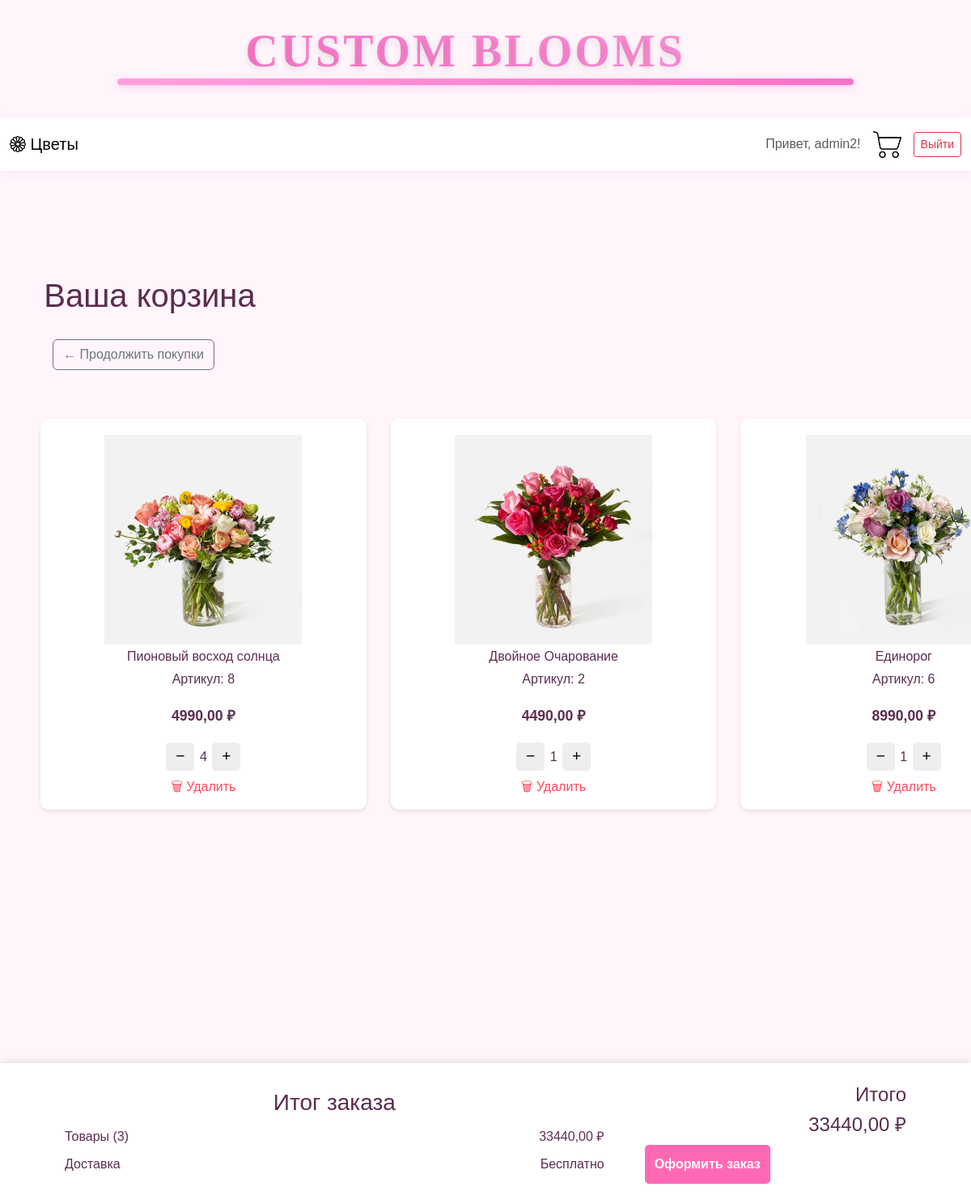
/basket/ (signed in), run on an earlier commit of the app's database.
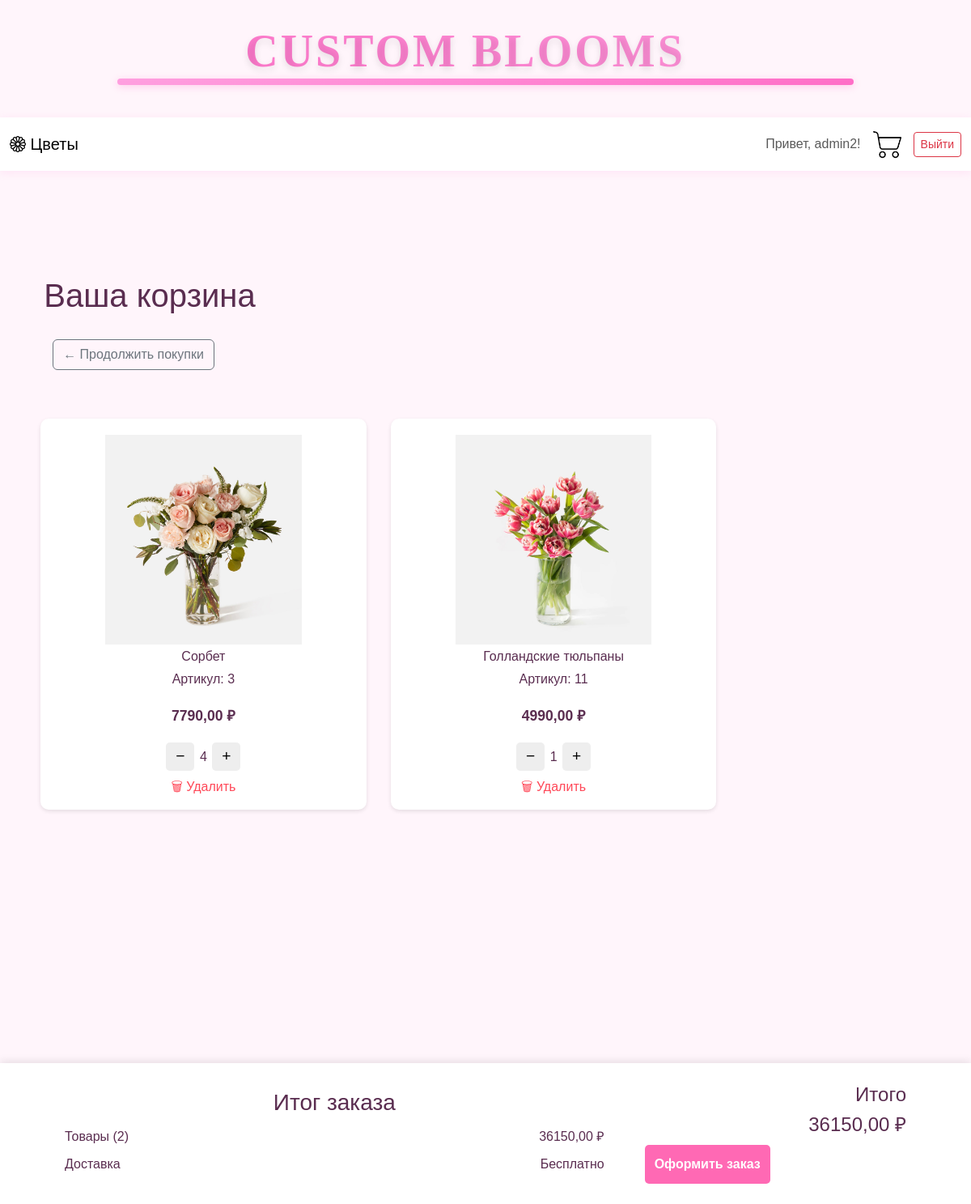
And on a later commit of the database.
### blog/models.py (models this page shows, shortened)
class Basket(models.Model):
    user = models.ForeignKey(
        User,
        on_delete=models.CASCADE,
    )
    product = models.ForeignKey(
        Flowers,
        on_delete=models.CASCADE,
    )
    quantity = models.PositiveIntegerField(
        default=1,
        verbose_name='количество'
    )
    created_timestamp = models.DateTimeField(
        auto_now_add=True,
    )
    class Meta:
        constraints = [
            models.UniqueConstraint(
                fields=['user', 'product'],
                name='unique_user_product'
            ),
        ]

class Flowers(models.Model):
    title = models.CharField(
        verbose_name='название',
        max_length=255,
    )
    description = models.TextField(
        verbose_name='описание',
    )
    price = models.DecimalField(
        max_digits=10,
        decimal_places=2,
    )
    stock = models.IntegerField(
        default=0,
        verbose_name='количество в наличии',
    )
    category = models.ForeignKey(
        Category,
        on_delete=models.CASCADE,
        verbose_name='категория',
    )
    date_add = models.DateTimeField(
        auto_now_add=True,
        verbose_name='дата добавления',
    )
    image = models.ImageField(
        verbose_name='картинки',
        upload_to='uploads/',
    )
    image_two = models.ImageField(
        verbose_name='вторая картинка',
        upload_to='uploads/',
    )
    class Meta:
        verbose_name = 'цветок'
        verbose_name_plural = 'цветы'

### blog/views.py (the view)
# urls.py: path('basket/', basket, name='basket'),
def basket(request):
    if not request.user.is_authenticated:
        return redirect('login')
    address = request.session.get('delivery_address', 'Адрес не указан')
    latitude = request.session.get('delivery_latitude', '')
    longitude = request.session.get('delivery_longitude', '')
    user = request.user
    basket_items = Basket.objects.filter(user=user)
    total_price = sum(item.product.price * item.quantity for item in basket_items)
    context = {
        'basket_items': basket_items,
        'total_price': total_price,
        'delivery_address': address,
        'latitude': latitude,
        'longitude': longitude,
    }
    return render(request, 'blog/basket.html', context)

### templates/blog/basket.html (shortened to what this page needs)
{% extends 'blog/index.html' %}
{% load static %}
{% block content %}
<link rel="stylesheet" href="{% static 'blog/css/styles.css' %}">
<div class="container" style="padding-bottom: 180px; padding-top: 0;">
    <div style="margin-top: 10;">
        <div style="margin-bottom: 20px; margin-left: -830px;">
            <div style="margin-bottom: 100px;">
                <h1 class="mb-0" style="margin-bottom: 20px !important; ">Ваша корзина</h1>
                <a href="{% url 'index' %}" class="btn btn-outline-secondary" style="display: inline-block; padding: 6px 12px; width: auto; margin-left: -40px; margin-bottom: 10px;">
                    ← Продолжить покупки
                </a>
            </div>
        </div>
    </div>
    {% if basket_items %}
    <div class="basket-container" style="margin-top: -50px !important;">
        <div class="basket-grid">
            {% for item in basket_items %}
            <div class="basket-item">
                <div class="basket-img">
                    <img src="{{ item.product.image.url }}" alt="{{ item.product.title }}">
                </div>
                <div class="basket-info">
                    <h3>{{ item.product.title }}</h3>
                    <p>Артикул: {{ item.product.id }}</p>
                    <p class="price">{{ item.product.price }} ₽</p>
                </div>
                <div class="basket-controls">
                    <form method="post" action="{% url 'update_quantity' %}">
                        <button type="submit" name="action" value="decrease" class="btn-qty">−</button>
                        <span>{{ item.quantity }}</span>
                        <button type="submit" name="action" value="increase" class="btn-qty">+</button>
                    </form>
                    <form method="post" action="{% url 'remove_from_basket' item.id %}">
                        <button type="submit" class="btn-remove">🗑 Удалить</button>
                    </form>
                </div>
            </div>
            {% endfor %}
        </div>
    </div>
    <div class="order-summary-fixed">
        <div class="order-summary-content">
            <div class="summary-grid">
                <div class="summary-item">
                    <h3>Итог заказа</h3>
                    <div class="summary-row">
                        <span>Товары ({{ basket_items|length }})</span>
                        <span>{{ total_price }} ₽</span>
                    </div>
                    <div class="summary-row">
                        <span>Доставка</span>
                        <span>Бесплатно</span>
                    </div>
                </div>
                <div class="summary-item">
                    <div class="summary-total">
                        <h4>Итого</h4>
                        <h4>{{ total_price }} ₽</h4>
                    </div>
                    <button id="openDeliveryModal" class="btn-pink">Оформить заказ</button>
                </div>
            </div>
        </div>
    </div>
    {% else %}
    <div class="text-center py-5">
        <h2>Ваша корзина пуста</h2>
        <p>Добавьте товары из каталога</p>
        <a href="{% url 'index' %}" class="btn-pink">← Вернуться к покупкам</a>
    </div>
    {% endif %}
</div>
        <link rel="stylesheet" href="https://unpkg.com/leaflet@1.9.4/dist/leaflet.css" />
{% endblock %}

### templates/blog/index.html (shortened to what this page needs)
{% load static %}
<!DOCTYPE html>
<html lang="ru">
<head>
    <link href="https://cdn.jsdelivr.net/npm/bootstrap@5.3.3/dist/css/bootstrap.min.css" rel="stylesheet">
    <link rel="stylesheet" href="{% static 'blog/css/styles.css' %}">
    <link rel="stylesheet" href="https://cdn.jsdelivr.net/npm/bootstrap-icons@1.11.1/font/bootstrap-icons.css">
</head>
<body>
    <header class="px-3" style="background-color: var(--bg-color);">
        <div class="container text-center position-relative">
            <a href="{% url 'index' %}" class="text-decoration-none">
                <h1 class="m-0 site-title">CUSTOM BLOOMS</h1>
            </a>
            <div class="header-line"></div>
        </div>
    </header>
    <nav class="navbar navbar-expand-lg navbar-light">
        <div class="container-fluid">
            <a class="navbar-brand" href="#">
                <i class="bi bi-flower1"></i> Цветы
            </a>
            <div class="collapse navbar-collapse" id="navbarNav">
                <div class="ms-auto d-flex align-items-center gap">
                    {% if user.is_authenticated %}
                        <span class="navbar-text">Привет, {{ user.username }}!</span>
                        <a href="{% url 'basket' %}">
                            <img src="{% static 'blog/decor_images/k.png' %}" class="icon" alt="Корзина">
                        </a>
                        <a href="{% url 'logout' %}" class="btn btn-sm btn-outline-danger">Выйти</a>
                    {% else %}
                        <a href="{% url 'login' %}" class="btn btn-sm btn-custom">Авторизоваться</a>
                    {% endif %}
                </div>
            </div>
        </div>
    </nav>
    <main class="container-fluid my-5 p-0">
    <div class="container text-center" style="max-width: 1200px; margin: 0 auto;">
        <div class="row row-cols-1 row-cols-md-3 g-4 mt-5 justify-content-center">
            {% for flower in flowers %}
            <div class="col">
                <div class="card h-100 shadow-sm flower-card">
                    <a href="{% url 'flower_detail' flower.id %}" class="flower-card-img-container">
                        <img src="{{ flower.image.url }}"
                            class="flower-card-img"
                            alt="{{ flower.title }}">
                    </a>
                    <div class="flower-card-body">
                        <a href="{% url 'flower_detail' flower.id %}" class="text-decoration-none text-dark">
                            <h5 class="card-title flower-card-title">{{ flower.title }}</h5>
                            <p class="flower-card-price">{{ flower.price }} ₽</p>
                        </a>
                    </div>
                    <div class="flower-card-footer">
                        <form action="{% url 'add_basket' %}" id="myForm" method="post">
                            {% csrf_token %}
                            <input type="hidden" name="flower_id" value="{{ flower.id }}">
                            <button class="btn btn-custom w-100 add-to-cart" data-flower-id="{{ flower.id }}">
                                <i class="bi bi-cart-plus"></i> Добавить в корзину
                            </button>
                        </form>
                    </div>
                </div>
            </div>
            {% empty %}
            <div style="width:100% !important" class="col-12">
                {% block content %}
                {% endblock %}
            {% endfor %}
    </div>
    <footer class="text-white text-center p-3 mt-5">
        <p class="m-0">&copy; CUSTOM BLOOMS</p>
    </footer>
</body>
</html>

### static/blog/css/styles.css (style rules this page uses)
body { font-family: 'Georgia', serif; color: var(--text-color); }
.site-title { font-family: 'Georgia', serif; }

### templates/blog/index.html (style rules this page uses)
:root { --main-color: #FF9FDF; --hover-color: #FF6EC7; --bg-color: #FFF5FB; --text-color: #5A2D50; }
.site-title { font-family: 'Georgia', sans-serif; font-weight: 700; font-size: 3.5rem; letter-spacing: 3px; background: linear-gradient(45deg, #FF6EC7, #FF9FDF); -webkit-background-clip: text; background-clip: text; color: transparent; text-shadow: 0 4px 8px rgba(0,0,0,0.1); position: relative; display: inline-block; padding-right: 50px; margin-bottom: 10px; }
.navbar-text { font-weight: bold; }
body { font-family: 'Georgia', sans-serif; background-color: var(--bg-color); color: var(--text-color); padding-top: 20px; }
.header-line { height: 8px; background: linear-gradient(90deg, #FF9FDF, #FF6EC7); margin: 0 auto 30px; width: 80%; border-radius: 4px; box-shadow: 0 2px 10px rgba(255, 110, 199, 0.3); }
.navbar { background-color: white !important; box-shadow: 0 2px 10px rgba(255, 159, 223, 0.2); padding: 13px 0; }
footer { background: linear-gradient(45deg, #FF6EC7, #FF9FDF) !important; box-shadow: 0 -2px 10px rgba(255, 159, 223, 0.3); }
.icon { width: 35px; height: 35px; }
.ms-auto { margin-left: auto; }
.gap { gap: 15px; }
.navbar-text { font-weight: 500; }
.btn-outline-danger { color: #dc3545; border-color: #dc3545; }
img { width: 100%; height: auto; object-fit: cover; }
h3, p { text-align: center; }
p { line-height: 1.8; margin-bottom: 15px; }
.row { align-items: flex-start; }
html, body { overflow-x: hidden; }

### templates/blog/basket.html (style rules this page uses)
.container h1 { margin-bottom: 0px !important; display: block !important; }
.container .btn-outline-secondary { margin-top: 10px !important; display: inline-block !important; }
.basket-container { margin-top: 30px !important; clear: both !important; }
.container { max-width: 1200px; margin: 0 auto; padding: 10px 15px; position: relative; }
.basket-container { display: flex; justify-content: center; width: 100%; margin-bottom: 180px; }
.basket-grid { display: grid; grid-template-columns: repeat(3, 1fr); gap: 30px; justify-items: center; width: 100%; max-width: 1100px; margin: 0 auto; }
.basket-item { background: white; padding: 15px; border-radius: 10px; box-shadow: 0 2px 5px rgba(0, 0, 0, 0.1); text-align: center; width: 100%; aspect-ratio: 1 / 1.1; }
.order-summary-fixed { position: fixed; bottom: 0; left: 0; right: 0; background: white; padding: 15px 0; box-shadow: 0 -2px 10px rgba(0, 0, 0, 0.1); z-index: 1000; }
.order-summary-content { max-width: 1100px; margin: 0 auto; padding: 0 20px; }
.summary-grid { display: grid; grid-template-columns: 2fr 1fr; gap: 30px; align-items: center; }
.summary-item { padding: 10px; }
.summary-row { display: flex; justify-content: space-between; padding: 5px 0; }
.summary-total { text-align: right; margin-bottom: 10px; }
.basket-img { display: flex; justify-content: center; align-items: center; height: 65%; padding: 5px; }
.basket-img img { width: 100%; height: auto; max-height: 100%; object-fit: contain; border-radius: 5px; transform: none !important; transition: none !important; }
.basket-info h3 { margin-bottom: 5px; font-size: 1rem; }
.price { font-weight: bold; font-size: 1.1rem; }
.basket-controls { display: flex; flex-direction: column; align-items: center; margin-top: 10px; }
.btn-qty { background: #eee; border: none; width: 35px; height: 35px; font-size: 1.2rem; cursor: pointer; margin: 2px; border-radius: 5px; }
.btn-remove { background: none; border: none; color: #ff4757; cursor: pointer; margin-top: 5px; }
.btn-pink { display: block; padding: 12px; background: #ff69b4; color: white; text-align: center; font-weight: bold; border-radius: 5px; transition: 0.3s; border: none; cursor: pointer; }
body, h1, h2, h3, p, button { font-family: 'Georgia', sans-serif; }

What changed in the data, as far as the page shows it:
removed Basket: product.image (picture), product "Пионовый восход солнца", product.id "8", product.price "4990,00", quantity "4"
removed Basket: product.image (picture), product "Двойное Очарование", product.id "2", product.price "4490,00", quantity "1"
removed Basket: product.image (picture), product "Единорог", product.id "6", product.price "8990,00", quantity "1"
added Basket: product.image (picture), product "Сорбет", product.id "3", product.price "7790,00", quantity "4"
added Basket: product.image (picture), product "Голландские тюльпаны", product.id "11", product.price "4990,00", quantity "1"
Also different on the page:
{{ basket_items|length }}: "3" → "2"
{{ total_price }}: "33440,00" → "36150,00"
